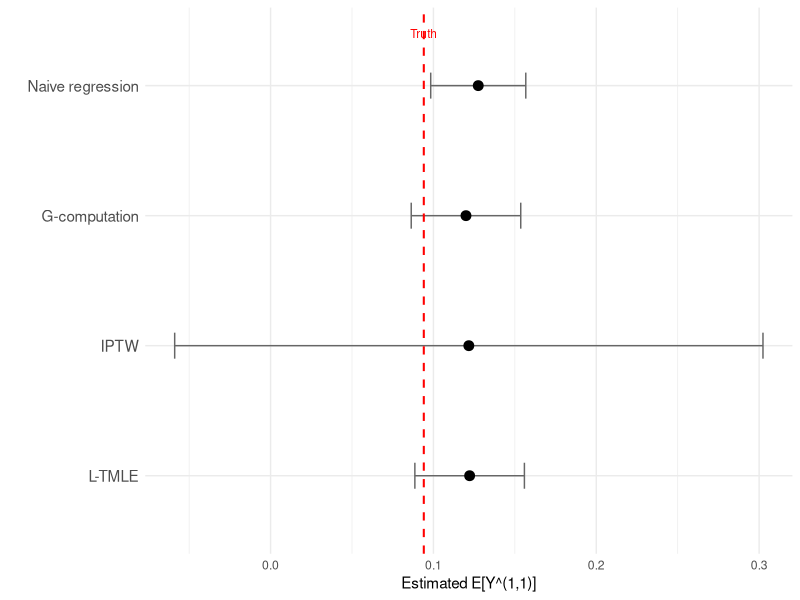

This chart was generated by the following R code:
## ---- chunk 1
#| include: false
library(tidyverse)
knitr::opts_chunk$set(
  collapse = TRUE,
  comment = "#>",
  fig.width = 7,
  fig.height = 4,
  fig.align = "center"
)
logit <- function(p) log(p / (1 - p))
## ---- chunk 2
set.seed(2026)
# n = 1000 keeps the by-hand walkthrough fast in both the static and
# the WebR (interactive) builds. The conceptual companion chapter and
# this chapter share the same data-generating process and seed.
n <- 1000

W_age    <- rnorm(n, mean = 40, sd = 10)
W_male   <- rbinom(n, 1, 0.6)
W_cd4_bl <- pmax(50, rnorm(n, mean = 350, sd = 120))
W_vl_bl  <- rnorm(n, mean = 4.2, sd = 0.7)
W <- 0.01 * (W_age - 40) - 0.001 * (W_cd4_bl - 350) + 0.2 * W_vl_bl - 0.1 * W_male

g1_true <- plogis(0.3 + 0.5 * W)
A1 <- rbinom(n, 1, g1_true)
L1 <- rnorm(n, mean = 0.3 * W + 1.2 * A1, sd = 1)  # strong treatment -> confounder
g2_true <- plogis(-0.5 + 0.8 * L1 + 0.3 * A1)       # strong confounder -> treatment
A2 <- rbinom(n, 1, g2_true)
Y <- rbinom(n, 1, plogis(-0.8 - 0.4 * A1 - 0.5 * A2 - 0.6 * L1 + 0.2 * W))  # strong L1 effect

dat <- tibble(W, A1, L1, A2, Y)
## ---- chunk 3
# Oracle truth (separate seed, large MC sample)
set.seed(9999)
n_mc <- 100000
W_mc <- rep(W, length.out = n_mc)
L1_cf11 <- rnorm(n_mc, mean = 0.3 * W_mc + 1.2, sd = 1)
Y_cf11  <- plogis(-0.8 - 0.4 - 0.5 - 0.6 * L1_cf11 + 0.2 * W_mc)
true_EY_11 <- mean(Y_cf11)
cat("True E[Y^(1,1)]:", round(true_EY_11, 4), "\n")
## ---- chunk 4
# Time 1: P(A1 = 1 | W)
g1_mod <- glm(A1 ~ W, family = binomial, data = dat)
g1_hat <- pmax(0.01, pmin(0.99, predict(g1_mod, type = "response")))  # <1>

# Time 2: P(A2 = 1 | A1, L1, W)
g2_mod <- glm(A2 ~ L1 + A1 + W, family = binomial, data = dat)
g2_hat <- pmax(0.01, pmin(0.99, predict(g2_mod, type = "response")))

# Evaluate g2 under the intervention value A1=1
g2_under_a1 <- pmax(0.01, pmin(0.99,
  predict(g2_mod, newdata = dat %>% mutate(A1 = 1), type = "response")))  # <2>

# Cumulative probability of following "always adhere"
g_cumulative <- g1_hat * g2_under_a1  # <3>
cat("Cumulative g range:", round(range(g_cumulative), 3), "\n")
## ---- chunk 5
Q2_mod <- glm(Y ~ A2 + L1 + A1 + W + A1:A2, family = binomial, data = dat)
Q2_A2is1 <- predict(Q2_mod, newdata = dat %>% mutate(A2 = 1), type = "response")
cat("Q2(A2=1) range:", round(range(Q2_A2is1), 4), "\n")
## ---- chunk 6
Q1_mod <- glm(Q2_A2is1 ~ A1 + W, family = quasibinomial, data = dat)
Q1_A1is1 <- predict(Q1_mod, newdata = dat %>% mutate(A1 = 1), type = "response")
cat("G-computation estimate E[Y^(1,1)]:", round(mean(Q1_A1is1), 4), "\n")
cat("True E[Y^(1,1)]:                  ", round(true_EY_11, 4), "\n")
## ---- chunk 7
H2 <- (dat$A1 == 1 & dat$A2 == 1) / (g1_hat * g2_under_a1)  # <1>
QA_init_t2 <- predict(Q2_mod, type = "response")

# Fluctuation model
fluc2 <- glm(dat$Y ~ -1 + offset(logit(QA_init_t2)) + H2, family = binomial)  # <2>
eps2 <- coef(fluc2)

# Update Q2 predictions under A2=1
Q2_star <- plogis(logit(Q2_A2is1) + eps2 / (g1_hat * g2_under_a1))  # <3>
cat("Epsilon at time 2:", round(eps2, 5), "\n")
## ---- chunk 8
Q1_mod_updated <- glm(Q2_star ~ A1 + W, family = quasibinomial, data = dat)  # <1>
Q1_updated <- predict(Q1_mod_updated, type = "response")
Q1_under_a1 <- predict(Q1_mod_updated, newdata = dat %>% mutate(A1 = 1), type = "response")

H1 <- (dat$A1 == 1) / g1_hat

fluc1 <- glm(Q2_star ~ -1 + offset(logit(Q1_updated)) + H1, family = quasibinomial)  # <2>
eps1 <- coef(fluc1)

Q1_star <- plogis(logit(Q1_under_a1) + eps1 / g1_hat)  # <3>
cat("Epsilon at time 1:", round(eps1, 5), "\n")
## ---- chunk 9
ltmle_est_11 <- mean(Q1_star)
cat("L-TMLE estimate E[Y^(1,1)]:", round(ltmle_est_11, 4), "\n")
cat("True E[Y^(1,1)]:           ", round(true_EY_11, 4), "\n")
## ---- chunk 10
naive_mod <- glm(Y ~ A1 + A2 + L1 + W, family = binomial, data = dat)
naive_pred_11 <- mean(predict(naive_mod, newdata = dat %>% mutate(A1 = 1, A2 = 1), type = "response"))

iptw_w <- ifelse(dat$A1 == 1 & dat$A2 == 1, 1 / (g1_hat * g2_hat), 0)
iptw_est <- sum(iptw_w * dat$Y) / sum(iptw_w)

# --- Confidence intervals via influence curves ---

# Cumulative clever covariates (weights) for the always-(1,1) regime:
# H2 is non-zero only for units who followed the regime at both visits,
# H1 only for units who followed it at visit 1.
H2_ic <- ifelse(dat$A1 == 1 & dat$A2 == 1, 1 / (g1_hat * g2_under_a1), 0)
H1_ic <- ifelse(dat$A1 == 1, 1 / g1_hat, 0)

# Naive regression CI (influence curve for standardized mean)
naive_p1 <- predict(naive_mod, newdata = dat %>% mutate(A1 = 1, A2 = 1), type = "response")
naive_resid <- dat$Y - predict(naive_mod, type = "response")
naive_H <- ifelse(dat$A1 == 1 & dat$A2 == 1, 1, 0)
naive_ic <- naive_p1 - naive_pred_11 + naive_H * naive_resid / mean(naive_H)
naive_se <- sd(naive_ic) / sqrt(n)

# G-computation CI: the sequential-regression efficient influence curve
# H2 (Y - Q2) + H1 (Q2 - Q1) + (Q1 - psi), evaluated at the *initial*
# (untargeted) outcome models Q2_A2is1 and Q1_A1is1. This is the same gradient
# the L-TMLE uses; without the targeting step its empirical mean is only
# approximately zero, so it is an approximate SE (a nonparametric bootstrap is
# the common exact alternative).
gcomp_est <- mean(Q1_A1is1)
gcomp_ic <- H2_ic * (dat$Y - Q2_A2is1) +
            H1_ic * (Q2_A2is1 - Q1_A1is1) +
            (Q1_A1is1 - gcomp_est)
gcomp_se <- sd(gcomp_ic) / sqrt(n)

# IPTW CI
iptw_num <- iptw_w * dat$Y
iptw_den <- sum(iptw_w)
iptw_ic <- (iptw_num - iptw_est * iptw_w) / mean(iptw_w > 0)
iptw_se <- sd(iptw_ic[iptw_w > 0]) / sqrt(sum(iptw_w > 0))

# L-TMLE CI: the same efficient influence curve, now evaluated at the
# *targeted* predictions Q2_star and Q1_star. All three terms are present:
# the time-2 residual, the time-1 projection, and the final centering term.
ltmle_ic <- H2_ic * (dat$Y - Q2_star) +
            H1_ic * (Q2_star - Q1_star) +
            (Q1_star - ltmle_est_11)
ltmle_se <- sd(ltmle_ic) / sqrt(n)

comparison <- tibble(
  Method = c("True E[Y^(1,1)]", "Naive regression", "G-computation", "IPTW", "L-TMLE"),
  Estimate = c(true_EY_11, naive_pred_11, mean(Q1_A1is1), iptw_est, ltmle_est_11),
  SE = c(NA, naive_se, gcomp_se, iptw_se, ltmle_se),
  Lower = Estimate - 1.96 * SE,
  Upper = Estimate + 1.96 * SE
)
comparison |> mutate(across(where(is.numeric), ~ round(.x, 4))) |> as.data.frame()
## ---- chunk 11
#| label: fig-estimator-comparison
#| fig-cap: "Comparison of estimators for the counterfactual failure rate under sustained high adherence. Error bars show 95% confidence intervals. The dashed red line marks the true value."
#| code-fold: true
plot_df <- comparison |> filter(Method != "True E[Y^(1,1)]")

ggplot(plot_df, aes(x = Estimate, y = factor(Method, levels = rev(plot_df$Method)))) +
  geom_errorbarh(aes(xmin = Lower, xmax = Upper), height = 0.2, color = "grey40") +
  geom_point(size = 3) +
  geom_vline(xintercept = true_EY_11, linetype = "dashed", color = "red", linewidth = 0.7) +
  annotate("text", x = true_EY_11, y = 4.4, label = "Truth", color = "red", size = 3) +
  labs(x = "Estimated E[Y^(1,1)]", y = "") +
  theme_minimal() +
  theme(axis.text.y = element_text(size = 11))
